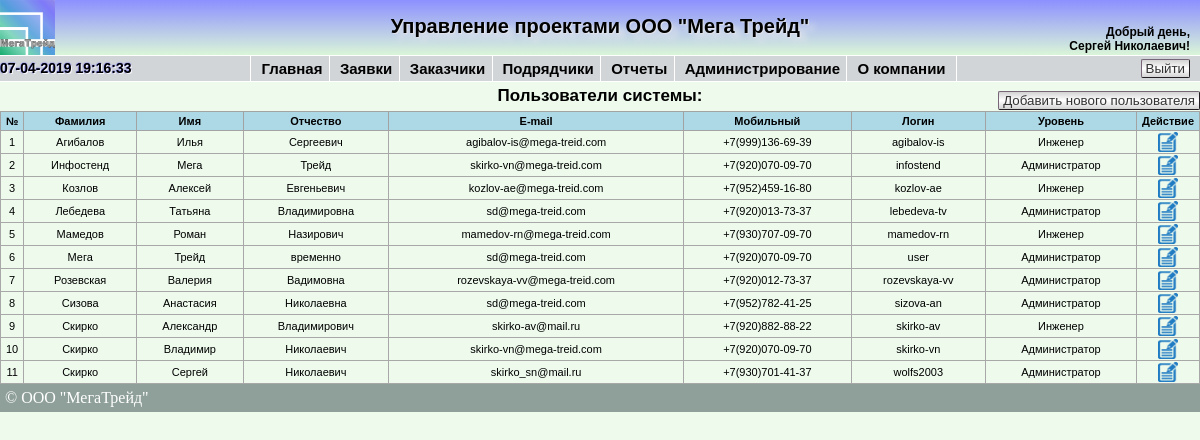
The page /showusers.php (signed in) on the database its author committed.
### tables this page shows
CREATE TABLE `users` (
  `id_users` int(11) NOT NULL AUTO_INCREMENT,
  `login` varchar(50) NOT NULL,
  `pass` varchar(50) NOT NULL,
  `surname` varchar(50) NOT NULL,
  `name` varchar(50) NOT NULL,
  `th_name` varchar(50) NOT NULL,
  `email` varchar(50) NOT NULL,
  `mobile` varchar(50) NOT NULL,
  `userlevel` int(1) unsigned NOT NULL,
  PRIMARY KEY (`id_users`)
);

### func/db.php (called while the page is built, shortened)
<?php
function Show_Users($connection)
{
	$search = "SELECT * FROM users ORDER BY surname, name, th_name ASC";
    $result = $connection->query ($search);
    $rows = $result->num_rows;
    if (!$rows) return false;
    else
    {
        $array = array ();
        for ($i=0; $i<$rows; $i++)
        {
            $result->data_seek ($i);
            $row =$result->fetch_array (MYSQLI_ASSOC);
            $array["$i"] = $row;
        }
    }
    return $array;
}
?>

### func/arrays.php (called while the page is built, shortened)
<?php
$user_level = array('Администратор', 'Руководитель проекта', 'Менеджер', 'Инженер');
?>

### showusers.php (the view, shortened to what this page needs)
<?php
require '/connection/config.php';
if($_SESSION['userlevel']==1)
{
require_once '/blocks/header.php';
require '/func/arrays.php';
?>
<!DOCTYPE html>
<html lang="ru">
<head>
</head>
<body>
<?php
	$users = Show_Users($link);
?>
	<div class="showcustomer">
			<div class="breadcrumbs">Пользователи системы:</div>
			<div class="newticket"><a href='/newuser.php' ><button class="button-new">Добавить нового пользователя</button></a></div>
				<table border="1" cellspacing="0">
					<thead>
						<tr class="hdr">
							<th width=1%>№</th>
							<th>Фамилия</th>
							<th>Имя</th>
							<th>Отчество</th>
							<th>E-mail</th>
							<th>Мобильный</th>
							<th>Логин</th>
							<th>Уровень</th>
							<th width=1%>Действие</th>
						</tr>
					</thead>
					<tbody>
				<?php foreach($users as $i => $users) { ?>
					<tr class="reg_text_show_tickets">
						<td align="center"><?=$i+1?></td>
						<td align="center"><?=$users['surname']?></td>
						<td align="center"><?=$users['name']?></td>
						<td align="center"><?=$users['th_name']?></td>
						<td align="center"><?=$users['email']?></td>
						<td align="center"><?=$users['mobile']?></td>
						<td align="center"><?=$users['login']?></td>
						<td align="center"><?=$user_level[$users['userlevel']-1]?></td>
						<td align="center"><a href='/edituser.php?edit=<?= $users['id_users'] ?>' title = 'Изменить'>
						<img src='/images/edit.png' width='20' height='20'></td>
					</tr>
				<?php }?>
			</tbody>
		</table>
	</div>
<div id="footer">&copy; ООО "МегаТрейд"</div>
</body>
</html>
<?php
	}
	else
	{
		header('Location: /');
}
?>

### css/index.css (style rules this page uses)
@media screen { body { margin:0 auto; //height: 100%; //background: radial-gradient(90% 50%, #FFFFFF, #D2E6F2); background: #EDFAEC; } }
@media screen { #footer { display:block; position: relative; bottom:0; background: #8fa09b; color: #fff; padding: 5px; clear: left; //width: 99%; text-align: left; } }
@media screen { .showmodel td, th { padding: 3px 20px; vertical-align: middle; text-align: center; } }
@media screen { .button-new { //color: #000000; //border-top: 1px solid #696969; //background: #EDEDED; //font-size: 13px; //font-family: Lucida Console; background: -moz-linear-gradient(#D0ECF4, #5BC9E1, #D0ECF4); background: -webkit-gradient(linear, 0 0, 0 100%, from(#D3D3D3), to(#D3D3D3), color-stop(0.5, #FFFFFF)); filter: progid:DXImageTransform.Microsoft.gradient(startColorstr='#00BBD6', endColorstr='#EBFFFF'); padding: 1px 4px; color: #333; -moz-border-radius: 5px; -webkit-border-radius: 5px; border-radius: 2px; border: 1px outset #767; cursor: pointer; } }
@media screen { .show_rs td, th { padding: 3px 5px; vertical-align: middle; text-align: center; } }
@media screen { .showcustomer { display: block; position: relative; font-family: Arial, Helvetica, sans-serif; color: #000000; //width: 1024px; //margin-top: 5%; padding: 0px; //border: 2px solid black; //background: #C5D1D7; //background: #D7E1E6; //background: linear-gradient(90deg, rgba(121,58,180,0) 0%, #C6D3DA 5%, #C6D3DA 95%, rgba(131,58,180,0) 100%); text-align: center; margin: 0 auto; //margin-top: 1%; //border-radius: 20px; //-moz-border-radius: 20px; //-webkit-border-radius: 20px; } }
@media screen { .showcustomer table { margin: 0 auto; width: 100%; border-collapse: collapse; //background:#F0FFFF; border: 0px solid #A8A8A8; //padding: 10px; } }
@media screen { .hdr { background:#ADD8E6; font-family: Arial, Helvetica, sans-serif; border: 1px solid #A3A3A3; font-size: 11px; } }
@media screen { .newticket { display: block; position: absolute; //position: relative; top: 10px; right: 0px; } }
@media screen { .reg_text_show_tickets { //background: green; //font-size: calc(0.2vw + 0.2vh + 1vmin); font-size: 11px; font-family: Arial, Helvetica, sans-serif; vertical-align: middle; text-align: center; font-weight: normal; width: 250px; //color: #FF0000; word-wrap: break-word; } }
@media screen { .breadcrumbs { display: block; position: relative; margin: 0 auto; padding-bottom: 10px; top: 5px; font-size: 17px; font-family: Arial, Helvetica, sans-serif; //vertical-align: middle; //text-align: left; font-weight: bold; color: #000000; width: 50%; } }

### rows shown on the page
users: surname "Агибалов", name "Илья", th_name "Сергеевич", email "agibalov-is@mega-treid.com", mobile "+7(999)136-69-39", login "agibalov-is", userlevel "Инженер"
users: surname "Инфостенд", name "Мега", th_name "Трейд", email "skirko-vn@mega-treid.com", mobile "+7(920)070-09-70", login "infostend", userlevel "Администратор"
users: surname "Козлов", name "Алексей", th_name "Евгеньевич", email "kozlov-ae@mega-treid.com", mobile "+7(952)459-16-80", login "kozlov-ae", userlevel "Инженер"
users: surname "Лебедева", name "Татьяна", th_name "Владимировна", email "sd@mega-treid.com", mobile "+7(920)013-73-37", login "lebedeva-tv", userlevel "Администратор"
users: surname "Мамедов", name "Роман", th_name "Назирович", email "mamedov-rn@mega-treid.com", mobile "+7(930)707-09-70", login "mamedov-rn", userlevel "Инженер"
users: surname "Мега", name "Трейд", th_name "временно", email "sd@mega-treid.com", mobile "+7(920)070-09-70", login "user", userlevel "Администратор"
users: surname "Розевская", name "Валерия", th_name "Вадимовна", email "rozevskaya-vv@mega-treid.com", mobile "+7(920)012-73-37", login "rozevskaya-vv", userlevel "Администратор"
users: surname "Сизова", name "Анастасия", th_name "Николаевна", email "sd@mega-treid.com", mobile "+7(952)782-41-25", login "sizova-an", userlevel "Администратор"
users: surname "Скирко", name "Александр", th_name "Владимирович", email "skirko-av@mail.ru", mobile "+7(920)882-88-22", login "skirko-av", userlevel "Инженер"
users: surname "Скирко", name "Владимир", th_name "Николаевич", email "skirko-vn@mega-treid.com", mobile "+7(920)070-09-70", login "skirko-vn", userlevel "Администратор"
users: surname "Скирко", name "Сергей", th_name "Николаевич", email "skirko_sn@mail.ru", mobile "+7(930)701-41-37", login "wolfs2003", userlevel "Администратор"

### other values the page prints
$_SESSION["io"] "Сергей Николаевич"
